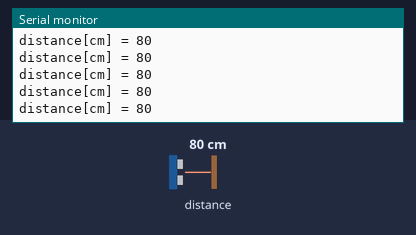
A sketch run on a simulated ESP8266 (Wemos D1 mini). On the bench: the last lines printed to the serial monitor. Wiring (inferred from the names in the program): ultrasonic range finder: trigger D2; echo D3. The test bench sets the inputs (shaded band); at power-on: distance to the obstacle 80 cm. The echo pulse lasts 58.3 µs per cm.

Above: at 1.2 s.
1.3 s: distance to the obstacle set to 4 cm
At 1.37 s:
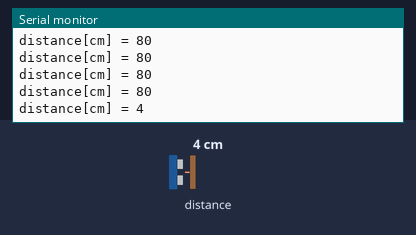
2.8 s: distance to the obstacle set to 9 cm
At 2.89 s:
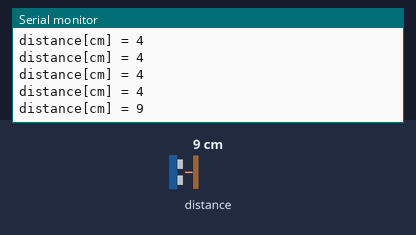
Timing chart, 0 to 5.8 s (numbered marks = the images above; inputs shaded):
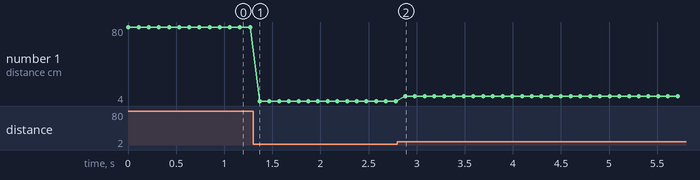

Measured:
- after the input at 1.3 s, the serial monitor: prints a new line after 0.07 s (image 1)
- after the input at 2.8 s, the serial monitor: prints a new line after 0.08 s (image 2)
- plotted number 1: 80 → 4 after the input at 1.3 s, 4 → 9 after the input at 2.8 s

The sketch:

ultrasonic_sensor_print_distance.ino
```cpp
//calculate the distance and write to the serial monitor

//code modified from: https://pastebin.com/raw/bB5ydN4shttps://pastebin.com/raw/bB5ydN4s
//explanation: https://gabbyshimoni.wixsite.com/arduino-programming/blank-19

//Board: d1 mini

//vcc->5v
//trig ->D2
//echo ->D3
//gnd -> gnd


#define trigPin D2
#define echoPin D3
long duration;
long distance;


void setup()
{
  pinMode(trigPin, OUTPUT);
   pinMode(echoPin, INPUT);
  Serial.begin(9600);
}

void loop()
{
  getDistance();
    if(distance>3 && distance <700){
       Serial.print("distance[cm] = ");
       Serial.println(distance);
    }
  delay(100);
}

void getDistance(){
  digitalWrite(trigPin, LOW);
  delayMicroseconds(2);
  digitalWrite(trigPin, HIGH);
  delayMicroseconds(10);
  digitalWrite(trigPin, LOW);

  duration = pulseIn(echoPin,HIGH);
  distance = duration/58.1;

}
```
